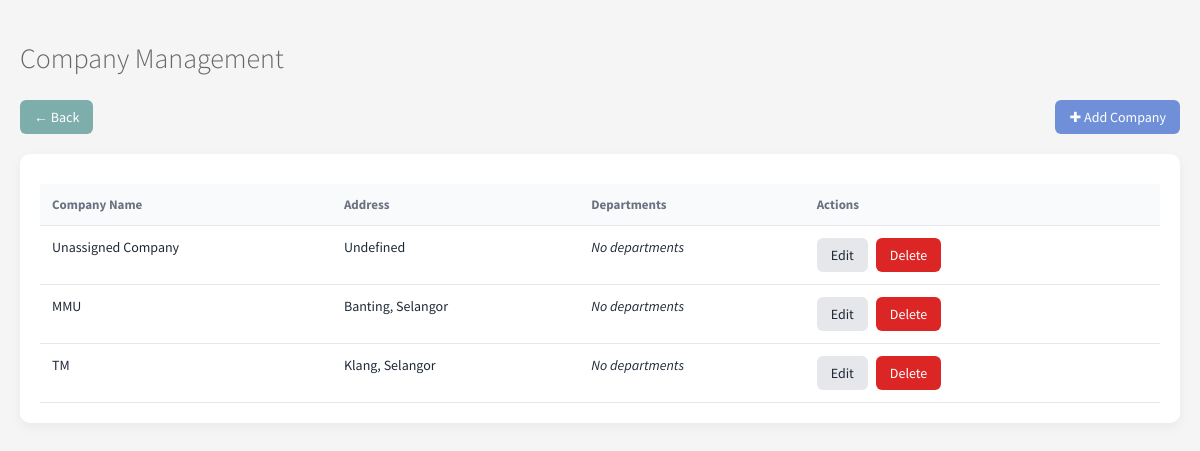
Page /manager/companies/ (signed in) on the earlier database version.
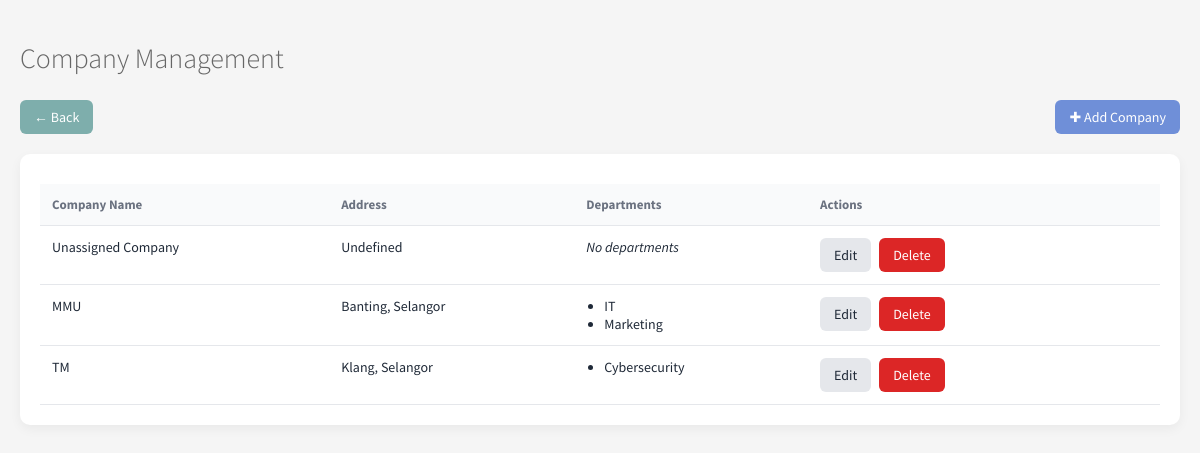
Same page on the later database version.
### placement/models.py (models this page shows, shortened)
class Company(models.Model):
    company_name = models.CharField(max_length=150)
    address = models.TextField()

class Department(models.Model):
    company = models.ForeignKey(
        Company,
        on_delete=models.CASCADE,
        related_name='departments',
        null=True,
        blank=True
    )
    name = models.CharField(max_length=100)
    class Meta:
        unique_together = ('company', 'name')

### placement/views.py (the view)
# urls.py: path('manager/companies/', views.admin_company_list, name='admin_company_list'),
@login_required
@role_required(allowed_roles=['admin'])
def admin_company_list(request):
    companies = Company.objects.all()
    return render(request, 'admin/admin_company_list.html', {
        'companies': companies
    })

### placement/templates/admin/admin_company_list.html (shortened to what this page needs)
<!DOCTYPE html>
<html lang="en">
<head>
</head>
<body>
<div class="container">
    <h1>Company Management</h1>
    <div class="top-actions">
        <a href="{% url 'admin_user_list' %}" class="btn btn-back">
            ← Back
        </a>
        <a href="{% url 'admin_add_company' %}" class="btn btn-primary">
            ✚ Add Company
        </a>
    </div>
    <div class="card">
        <table>
            <thead>
                <tr>
                    <th>Company Name</th>
                    <th>Address</th>
                    <th>Departments</th>
                    <th>Actions</th>
                </tr>
            </thead>
            <tbody>
                {% for company in companies %}
                <tr>
                    <td data-label="Company Name">{{ company.company_name }}</td>
                    <td data-label="Address">{{ company.address }}</td>
                    <td data-label="Departments">
                        {% if company.departments.all %}
                            <ul>
                                {% for dept in company.departments.all %}
                                    <li>{{ dept.name }}</li>
                                {% empty %}
                                    <em>No departments</em>
                                {% endfor %}
                            </ul>
                        {% else %}
                            <em>No departments</em>
                        {% endif %}
                    </td>
                    <td data-label="Actions">
                        <div class="actions">
                            <a href="{% url 'admin_edit_company' company.id %}" class="btn btn-edit">
                                Edit
                            </a>
                            <form method="post"
                                  action="{% url 'admin_delete_company' company.id %}"
                                  onsubmit="return confirm('Delete this company?');">
                                <button type="submit" class="btn btn-danger">
                                    Delete
                                </button>
                            </form>
                        </div>
                    </td>
                </tr>
                {% empty %}
                <tr>
                    <td colspan="4" class="empty">No companies found.</td>
                </tr>
                {% endfor %}
            </tbody>
        </table>
    </div>
</div>
</body>
</html>

Differences in the rows shown:
shown differently, row unchanged: Company "MMU": no longer shows "No departments"
added Department: name "IT", shown under Company "MMU"
added Department: name "Marketing", shown under Company "MMU"
shown differently, row unchanged: Company "TM": no longer shows "No departments"
added Department: name "Cybersecurity", shown under Company "TM"
